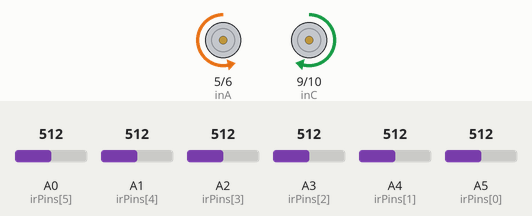
Simulated run of this sketch. Board: Arduino Uno, built with avr-gcc and run on an emulated ATmega328P. On the bench: motor-driver pin pairs drawn as motors (green arrow = first pin HIGH = forward, orange = second pin HIGH = backward, longer = more drive). The inputs (shaded band) are chosen by the test bench; at power-on: A0 (irPins[5]) = 512, A1 (irPins[4]) = 512, A2 (irPins[3]) = 512, A3 (irPins[2]) = 512, A4 (irPins[1]) = 512, A5 (irPins[0]) = 512.

Above: at 1.2 s.
1.3 s: A0 (irPins[5]) set to 479
2.8 s: A0 (irPins[5]) set to 448
At 3.6 s:
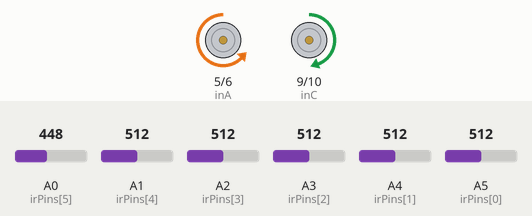
4.3 s: A1 (irPins[4]) set to 456
5.8 s: A1 (irPins[4]) set to 431
At 7.0 s:
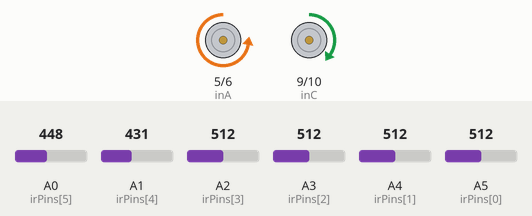
7.3 s: A2 (irPins[3]) set to 473
8.8 s: A2 (irPins[3]) set to 443
At 9.4 s:
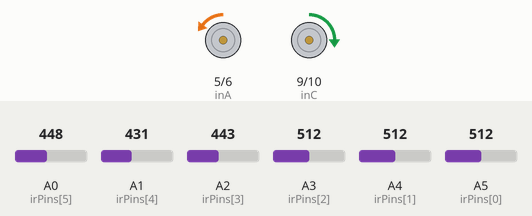
Timing chart, 0 to 11.3 s (numbered marks = the images above; inputs shaded):
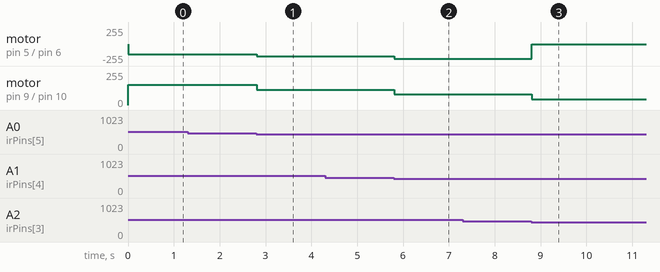

Measured:
- the behaviour switches between 457 and 456 on A2 (irPins[3]) (found by bisection; images 2 and 3)
- after the input at 1.3 s, every drawn part: stays the same
- after the input at 2.8 s, motor on pin 5 (inA) / pin 6 (inB): backward 150/255 → backward 186/255 at once; motor on pin 9 (inC) / pin 10 (inD): forward 152/255 → forward 116/255 at once
- after the input at 4.3 s, every drawn part: stays the same
- after the input at 5.8 s, motor on pin 5 (inA) / pin 6 (inB): backward 186/255 → backward 223/255 at once; motor on pin 9 (inC) / pin 10 (inD): forward 116/255 → forward 79/255 at once
- after the input at 7.3 s, every drawn part: stays the same
- after the input at 8.8 s, motor on pin 5 (inA) / pin 6 (inB): backward 223/255 → backward 4/255 at once; motor on pin 9 (inC) / pin 10 (inD): forward 79/255 → forward 42/255 at once

The sketch:

Yakub_LFR.ino
```cpp
#define inA 5
#define inB 6
#define stdb 13
#define inC 9
#define inD 10
int uturn = 130;
int th[6] =  {456, 457, 510, 456, 446, 461};
//int led[5]={8,9,10,11,12};
void wheel(int lm, int rm);

int i, sen[6], s[6], lastSensor, lastError;
const int irPins[6] = {A5, A4, A3, A2, A1, A0};
int base_L = 152;
int base_R = 150;
float kp = 7.363;
float kd = 0.255;
void setup()
{
  mot_init();
  other_init();
}
void loop()
{
  line_follow();
 //wheel(160 ,200);
}


void other_init()
{
  //for(i=0;i<5;i++) pinMode(led[i],OUTPUT);
  lastSensor = 0;
  lastError = 0;
  Serial.begin(9600);
}

void mot_init()
{
  pinMode(inA, OUTPUT);
  pinMode(inB, OUTPUT);
  pinMode(inC, OUTPUT);
  pinMode(inD, OUTPUT);


}

void wheel(int lm, int rm)
{
if (lm == 0)
  {
    analogWrite(inC, 0);
    analogWrite(inD, 0);
  }
  if (lm > 0)
  {
    analogWrite(inC, abs(lm));
    analogWrite(inD, 0);
  }
  else if (lm < 0)
  {
    analogWrite(inC, 0);
    analogWrite(inD, abs(lm));
  }
  if (rm == 0)
  {

    analogWrite(inA, 0);
    analogWrite(inB, 0);
  }
  if (rm > 0)
  {

    analogWrite(inA, 0);
    analogWrite(inB, abs(rm));
  }
  else if (rm < 0)
  {

    analogWrite(inA, abs(rm));
    analogWrite(inB, 0);
  }
  if (lm > 254) lm = 254;
  if (lm < -254) lm = -254;
  if (rm > 254) rm = 254;
  if (rm < -254) rm = -254;

}

int readSensor()
{
  for (i = 0; i < 6; i++)
  {
    sen[i] = analogRead(irPins[i]);
    if (sen[i] > th[i])
    {
      s[i] = 1;
      // digitalWrite(led[i],LOW);
    }
    else {
      s[i] = 0;
      //digitalWrite(led[i],HIGH);
    }
  }

  int error, sum;
  sum = s[0] + s[1] + s[2] + s[3] + s[4] + s[5];
  if (sum != 0)
  {
    error = (s[0] * 10 + s[1] * 20 + s[2] * 30 + s[3] * 40 + s[4] * 50 + s[5] * 60) / sum - 35;
  }
  else
  {
    error = 420;
  }

  if (s[0] == 1) lastSensor = 1;
  else if (s[5] == 1) lastSensor = 2;
  //Serial.println(error);
  return error;
}


void line_follow()
{
  int error, corr;
  float p, d;
  error = readSensor();
  if (error == 420)
  {
    if (lastSensor == 1)
//    {
//      wheel(-240, -254);
//      delay(10);
    wheel(-uturn, uturn);
//     }

    else if (lastSensor == 2)
//   {
//    wheel(-240, -254);
//    delay(10);
    wheel(uturn, -uturn);
//
//  }
  }
  else
  {
    p = kp * error;
    d = kd * (error - lastError);
    corr = p + d;
    //  Serial.println(corr);
    wheel(base_L + corr, base_R - corr);
    if ((error - lastError) != 0) delay(5);
    lastError = error;
  }

}
```
